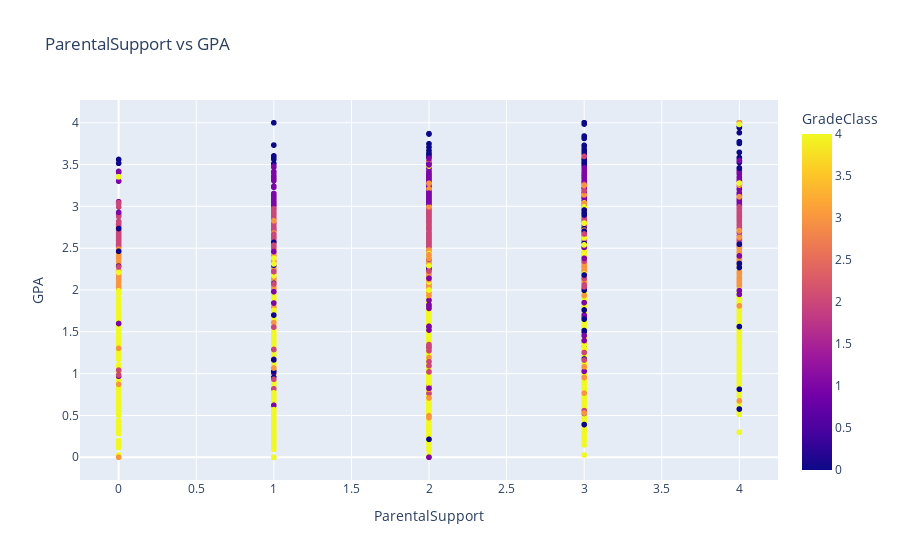

Notebook source saved alongside this figure:
### Markdown cell above
- Se puede observar que a lo largo del tiempo de estudio semanal se distribuyen de manera similar los estudiantes que tienen o no actividades extracurriculares. Esto sugiere que no hay una relación clara entre las dos variables. Al mismo tiempo, se distribuye de similar forma el apoyo parental dentro de la gráfica, lo que nos indica que tampoco existe una relación clara entra estas variables.

### Code cell
# Crearemos un scatterplot para ver la relación entre las variables Extracurricular y StudyTimeWeekly
fig = px.scatter(df, x='ParentalSupport', y='GPA', 
                 title='ParentalSupport vs GPA', 
                 labels={'ParentalSupport': 'ParentalSupport', 'GPA': 'GPA'},
                 color='GradeClass',
                 color_discrete_sequence='palette')
fig.show()

### Figure 1 — Plotly figure (JSON) as saved in the notebook; plotly's stock layout.template omitted (floating-point values rounded to 4 significant figures; data arrays with more than 128 entries replaced by an {"elided": "..."} marker saying what was removed)
{"data": [{"hovertemplate": "ParentalSupport=%{x}<br>GPA=%{y}<br>GradeClass=%{marker.color}<extra></extra>", "legendgroup": "", "marker": {"color": {"elided": "2392 int values"}, "coloraxis": "coloraxis", "symbol": "circle"}, "mode": "markers", "name": "", "showlegend": false, "type": "scattergl", "x": {"elided": "2392 int values"}, "xaxis": "x", "y": {"elided": "2392 float values"}, "yaxis": "y"}], "layout": {"coloraxis": {"colorbar": {"title": {"text": "GradeClass"}}, "colorscale": [[0, "#0d0887"], [0.1111, "#46039f"], [0.2222, "#7201a8"], [0.3333, "#9c179e"], [0.4444, "#bd3786"], [0.5556, "#d8576b"], [0.6667, "#ed7953"], [0.7778, "#fb9f3a"], [0.8889, "#fdca26"], [1, "#f0f921"]]}, "legend": {"tracegroupgap": 0}, "title": {"text": "ParentalSupport vs GPA"}, "xaxis": {"anchor": "y", "domain": [0, 1], "title": {"text": "ParentalSupport"}}, "yaxis": {"anchor": "x", "domain": [0, 1], "title": {"text": "GPA"}}}}
